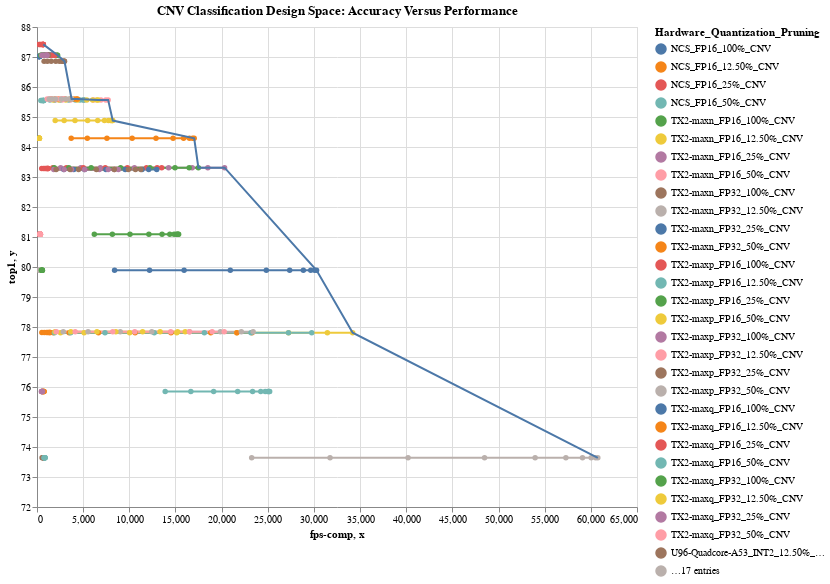

The notebook cell saved with this chart:
### Markdown cell above
The following pareto graph presents the accuracy versus performance in fps for all the Hardware Platforms across different Pruning and Quantization configurations. This provides insights into accuracy-based comparisons.

### Code cell
#hide_input
%run scripts/altair_plots.py  #run the plot script if it wasn't previously run
pareto_graph(df= cnv_df, 
             groupcol= 'hw_datatype_prun_net',
             xcol = 'fps-comp', 
             ycol= 'top1',
             W= W, 
             H= H, 
             title= "CNV Classification Design Space: Accuracy Versus Performance")

### Figure 1 — Vega-Lite specification as saved in the notebook (floating-point values rounded to 4 significant figures; data arrays with more than 128 entries replaced by an {"elided": "..."} marker saying what was removed)
{"config": {"view": {"continuousWidth": 400, "continuousHeight": 300}}, "layer": [{"data": {"name": "data-7d9458be6f5b5c0248bccfb924118e7e"}, "mark": {"type": "line", "point": true}, "encoding": {"color": {"type": "nominal", "field": "hw_datatype_prun_net", "legend": {"columns": 1, "title": "Hardware_Quantization_Pruning"}}, "tooltip": [{"type": "nominal", "field": "hw_datatype_prun_net"}, {"type": "quantitative", "field": "top1"}, {"type": "quantitative", "field": "fps-comp"}], "x": {"type": "quantitative", "field": "fps-comp"}, "y": {"type": "quantitative", "field": "top1", "scale": {"zero": false}}}, "selection": {"selector011": {"type": "interval", "bind": "scales", "encodings": ["x", "y"]}}}, {"data": {"name": "data-825181818beaca2ad433b76580c0d0f6"}, "mark": "line", "encoding": {"x": {"type": "quantitative", "field": "x"}, "y": {"type": "quantitative", "field": "y", "scale": {"zero": false}}}}], "height": 480, "title": "CNV Classification Design Space: Accuracy Versus Performance", "width": 600, "$schema": "https://vega.github.io/schema/vega-lite/v4.0.2.json", "datasets": {"data-7d9458be6f5b5c0248bccfb924118e7e": {"elided": "378 records"}, "data-825181818beaca2ad433b76580c0d0f6": [{"x": 686.8, "y": 87.42, "group": "ZCU104-FINN_INT4_100%_CNV"}, {"x": 2231.0, "y": 87.06, "group": "TX2-maxn_FP16_100%_CNV"}, {"x": 2979.0, "y": 86.86, "group": "ZCU104-FINN_INT2_100%_CNV"}, {"x": 3744.0, "y": 85.6, "group": "TX2-maxp_FP32_50%_CNV"}, {"x": 4385.0, "y": 85.6, "group": "TX2-maxn_FP32_50%_CNV"}, {"x": 6618.0, "y": 85.57, "group": "TX2-maxp_FP16_50%_CNV"}, {"x": 7707.0, "y": 85.57, "group": "TX2-maxn_FP16_50%_CNV"}, {"x": 8209.0, "y": 84.88, "group": "ZCU104-FINN_INT4_50%_CNV"}, {"x": 17030.0, "y": 84.29, "group": "ZCU104-FINN_INT2_50%_CNV"}, {"x": 17480.0, "y": 83.31, "group": "TX2-maxp_FP16_25%_CNV"}, {"x": 20320.0, "y": 83.31, "group": "TX2-maxn_FP16_25%_CNV"}, {"x": 30290.0, "y": 79.89, "group": "ZCU104-FINN_INT2_25%_CNV"}, {"x": 34200.0, "y": 77.81, "group": "TX2-maxn_FP16_12.50%_CNV"}, {"x": 60760.0, "y": 73.64, "group": "ZCU104-FINN_INT2_12.50%_CNV"}]}}
